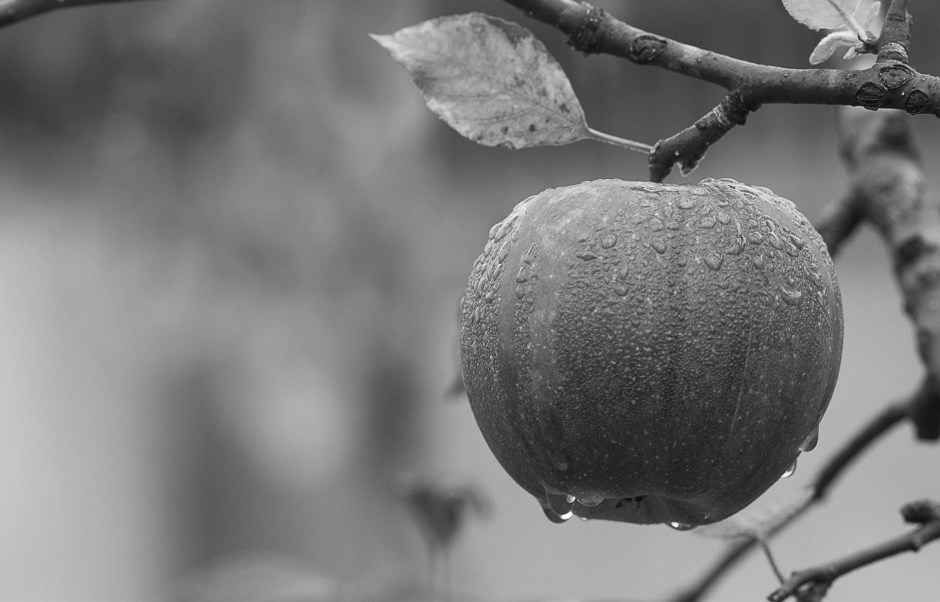
#> input picture OpenCV/gray.jpeg, 1880 x 1204 px (shown at 1/2 size)
$ jupyter execute --allow-errors openCV.ipynb   (text cells are left out)
#> lines starting #> are read from the running program, lines starting #| are printed output that depends on the picture
[cell 1]
import numpy as np
import cv2
# Load a color image in grayscale
img = cv2.imread('download (1).jpeg')
cv2.imshow('image',img)
cv2.waitKey(0)
cv2.destroyAllWindows()

[cell 2]
cv2.imwrite('My_image.jpeg',img)
#> Out = True

[cell 3]
import numpy as np
import cv2
# Load an color image in grayscale
img = cv2.imread('download (1).jpeg',0)
cv2.imshow('image',img)
key=cv2.waitKey(0)
#> (key q is pressed here)
if key==ord('s'):
    cv2.imwrite("opencv_logo_GS.jpeg", img)
cv2.destroyAllWindows()

[cell 4]
import matplotlib.pyplot as plt
import cv2

img=cv2.imread('gray.jpeg',1)
#> img is the input picture: shape (1204, 1880, 3); min 0, max 255, mean 121.2
print(img.shape)
#| (1204, 1880, 3)
print('Image size:',img.size)
#| Image size: 6790560
# [10 lines of commented-out code are left out]
img[:, :, 0]=0
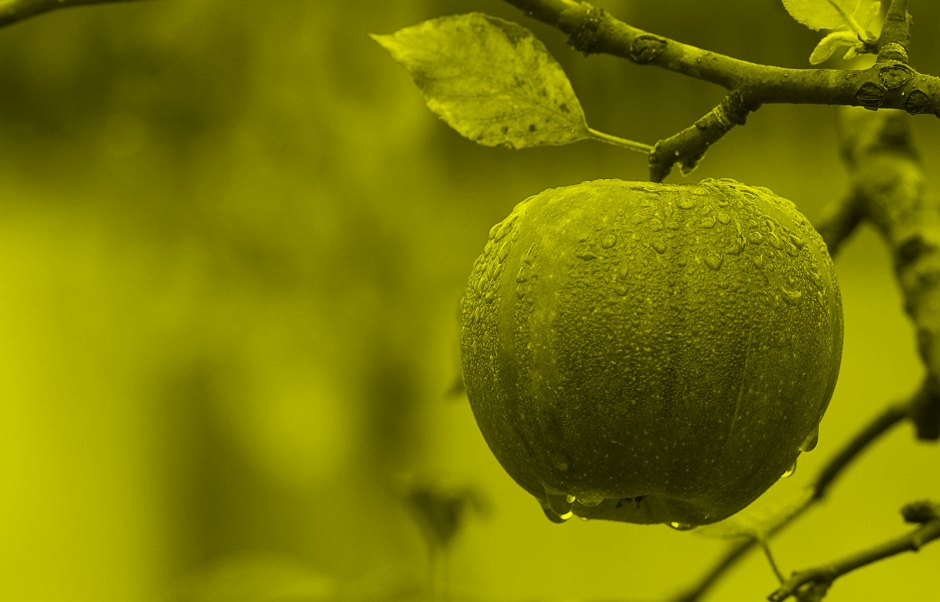
#> img: shape (1204, 1880, 3) (shown at 1/2 size); mean B, G, R 0, 121.2, 121.2

plt.imshow(img)
plt.show()
# cv2.imshow('img',img)
# cv2.waitKey(0)
# cv2.destroyAllWindows()

[cell 5]
import cv2
import numpy as np

img1 = cv2.imread('a.png')
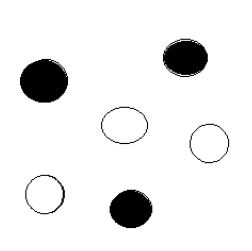
#> input picture OpenCV/a.png, 252 x 251 px
#> img1 is the input picture: shape (251, 252, 3); min 0, max 255, mean 236.7
img2 = cv2.imread('b.png')
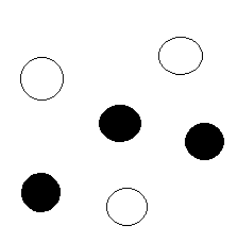
#> input picture OpenCV/b.png, 239 x 242 px
#> img2 is the input picture: shape (242, 239, 3); min 0, max 255, mean 237.6

#> (the rest of this cell did not finish here and is left out)

[cell 6]
h,w,c=img.shape
#> h = 1204; w = 1880; c = 3
print(f'Height:{h}\nWidth:{w}\nChannels:{c}')
#| Height:1204
#| Width:1880
#| Channels:3

[cell 7]
gray=cv2.cvtColor(img,cv2.COLOR_BGR2GRAY)
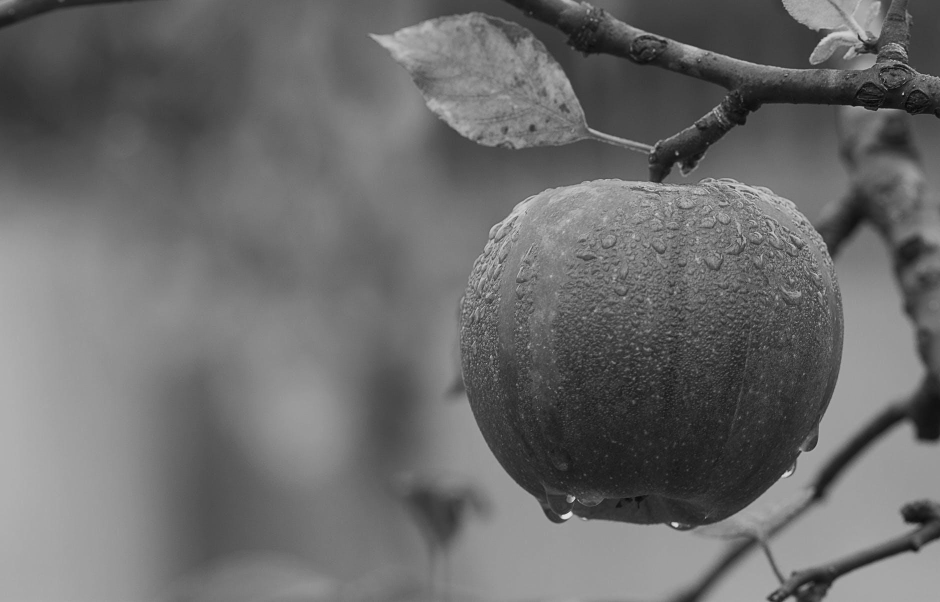
#> gray: shape (1204, 1880) (shown at 1/2 size); min 0, max 226, mean 107.4
cv2.imshow('GrayScale Image',gray)
cv2.waitKey(0)
cv2.destroyAllWindows()

[cell 8]
resize=cv2.resize(img,(300,300))
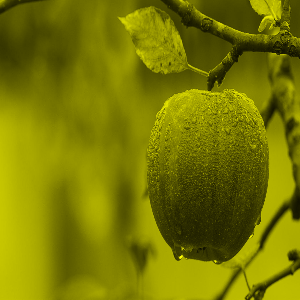
#> resize: shape (300, 300, 3); mean B, G, R 0, 121.1, 121.1
cv2.imshow('resize Image:',resize)

[cell 9]
import  cv2
import matplotlib.pyplot as plt
img=cv2.imread('gray.jpeg',1)
cv2.line(img,(20,400),(400,20),(255,255,255),3)
cv2.rectangle(img,(200,100),(400,400),(0,255,0),5)
cv2.circle(img,(250,250), 70, (255,255,1), -1)
cv2.ellipse(img, (300,425), (80, 20), 5, 0, 360, (0,0,255), -1)
txt='This a Apple.'
font = cv2.FONT_HERSHEY_SIMPLEX
cv2.putText(img,txt,(10,100), font, 2,(255,255,255),2,cv2.LINE_AA)
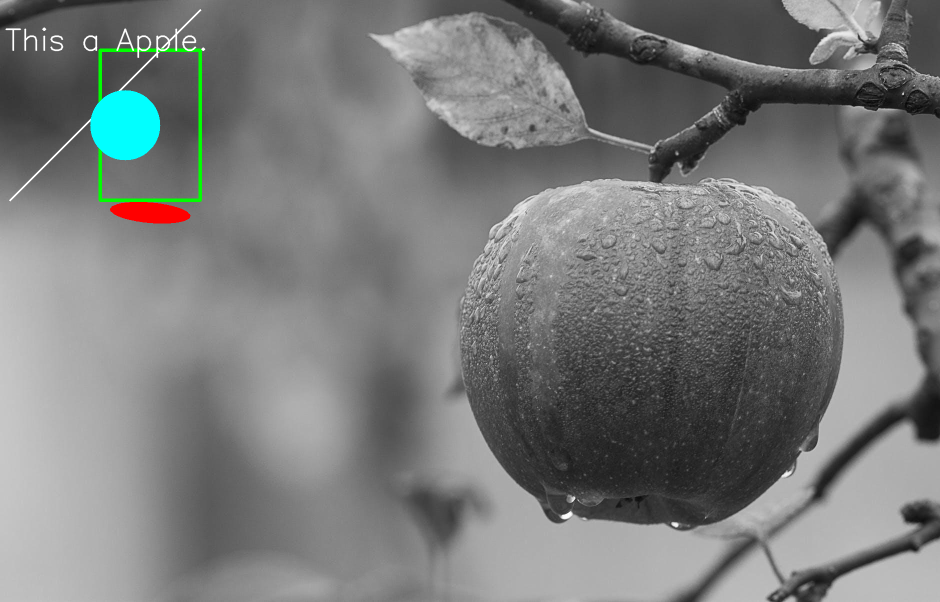
#> img: shape (1204, 1880, 3) (shown at 1/2 size); mean B, G, R 122.1, 122.8, 121

plt.imshow(img)
plt.show()

# cv2.imshow('image',img)
# cv2.waitKey(0)
# cv2.destroyAllWindows()

[cell 10]
import cv2 as cv
# mouse callback function
def drawfunction(event,x,y,flags,param):
    if event == cv.EVENT_LBUTTONDBLCLK:
        cv.circle(img,(x,y),20,(255,255,255),-1)
img = cv.imread('gray.jpeg')
cv.namedWindow('image')
cv.setMouseCallback('image',drawfunction)
while(1):
 cv.imshow('image',img)
 key=cv.waitKey(1)
#> (key q is pressed here)
 if key == 27:
    break
cv.destroyAllWindows()

[cell 11]
import numpy as np
import cv2 as cv
# mouse callback function
drawing=True
shape='r'

def draw_circle(event,x,y,flags,param):
 global x1,x2
 if event == cv.EVENT_LBUTTONDOWN:
    drawing = True
    x1,x2 = x,y
 elif event == cv.EVENT_LBUTTONUP:
    drawing = False
    if shape == 'r':
        cv.rectangle(img,(x1,x2),(x,y),(0,255,0),-1)
    if shape == 'l':
        cv.line(img,(x1,x2),(x,y),(255,255,255),3)
    if shape=='c':
        cv.circle(img,(x,y), 10, (255,255,0), -1)
img = cv.imread('gray.jpeg')
cv.namedWindow('image')
cv.setMouseCallback('image',draw_circle)
while(1):
 cv.imshow('image',img)
 key=cv.waitKey(1)
#> (key q is pressed here)
 if key==ord('1'):
    shape='r'
 if key==ord('2'):
    shape='l'
 if key==ord('3'):
    shape='c'
 #print (shape)
 if key == 27:
    break
cv.destroyAllWindows()

[cell 12]
import cv2 as cv

# Camera start
cam = cv.VideoCapture(0)

# Video writer setup
cc = cv.VideoWriter_fourcc(*'XVID')
# Frame size camera-r resolution-er shathe mil thakte hobe
file = cv.VideoWriter('output.avi', cc, 20.0, (480, 380))

if not cam.isOpened():
    print("Error opening camera")
    exit()

while True:
    ret, frame = cam.read()
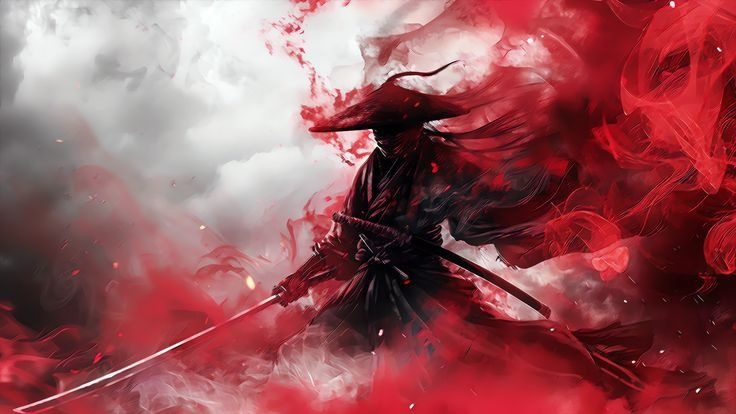
#> input picture OpenCV/My_image.jpeg, 736 x 414 px, given in place of the camera
#> frame is the input picture: shape (414, 736, 3); mean B, G, R 91.7, 86.8, 151.6

    if not ret:
        print("Error in retrieving frame")
        break

    # Frame-ti file-e save korchi (BGR format-ei)
    file.write(frame)

    # Video display korchi (OpenCV window-te)
    cv.imshow('Live Video', frame)

    # 'q' press korle bondho hobe
    if cv.waitKey(1) == ord('q'):
#> (key q is pressed here)
        break

# Shob kichu release kora
cam.release()
file.release()
cv.destroyAllWindows()
for i in range(1, 5):
    cv.waitKey(1)

[cell 13]
import cv2 as cv

cam = cv.VideoCapture(0)

if not cam.isOpened():
    print("Error: Could not open camera.")
    exit()

# Get resolution
frame_width = int(cam.get(cv.CAP_PROP_FRAME_WIDTH))
frame_height = int(cam.get(cv.CAP_PROP_FRAME_HEIGHT))
size = (frame_width, frame_height)

# --- THE FIX IS HERE ---
# Use 'mp4v' and change the extension to '.mp4'
fourcc = cv.VideoWriter_fourcc(*'mp4v')
out = cv.VideoWriter('output.mp4', fourcc, 20.0, size)
# -----------------------

print("Recording... Press 'q' to stop.")

while True:
    ret, frame = cam.read()
    if not ret:
        break

    out.write(frame)
    cv.imshow('Live Video', frame)

    if cv.waitKey(1) & 0xFF == ord('q'):
#> (key q is pressed here)
